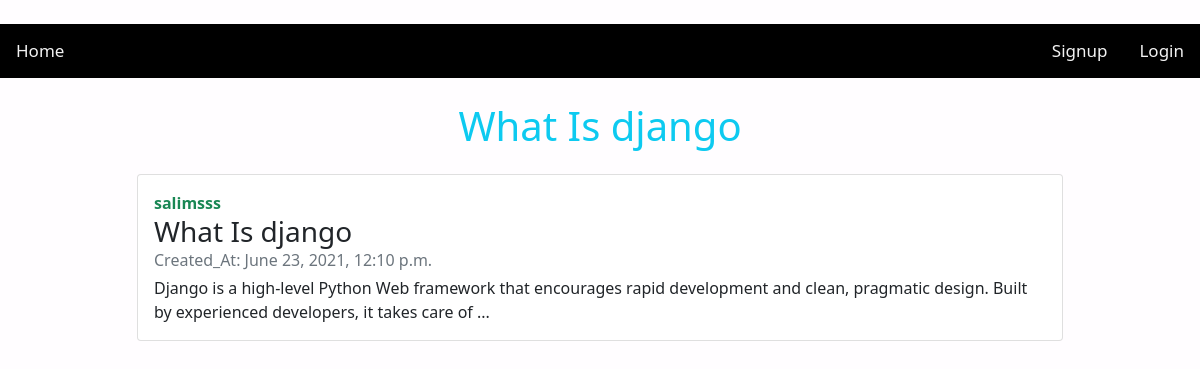
Page /blog_detail/12 on the committed database.
### app/models.py (models this page shows, shortened)
class Blog(models.Model):
    user = models.ForeignKey(User,on_delete=models.CASCADE)
    title = models.CharField(max_length=300)
    description = models.TextField(max_length=5000)
    creat_at = models.DateTimeField(auto_now_add=True)
    updated_at = models.DateTimeField(auto_now=True)

### app/views.py (the view)
# urls.py: path('blog_detail/<str:id>',blog_detail,name='blog_detail'),
def blog_detail(request,id):
    blog = Blog.objects.get(id=id)
    context = {'blog':blog}
    return render(request,'blog_detail.html',context)

### app/templates/blog_detail.html (shortened to what this page needs)
<!doctype html>
<html lang="en">
  <head>
    <link href="https://cdn.jsdelivr.net/npm/bootstrap@5.0.1/dist/css/bootstrap.min.css" rel="stylesheet">
    <link rel="stylesheet" href="https://cdnjs.cloudflare.com/ajax/libs/font-awesome/4.7.0/css/font-awesome.min.css">
  </head>
      </head>
      <div class="topnav my-4">
        <a class="" href="/">Home</a>
        {% if user.is_authenticated %}
        <a href="/profile" class="text-ligth" style="float: right;">Hello {{user.first_name}}</a>
        <a href="/logout" style="float:right">Logout</a>
        <a href="/blog_post">AddPost</a>
        <a href="/product">Product</a>
        <a href="/add_product">Add Product</a>
        {% if user.id == blog.user_id %}
        <a href="/delete/{{blog.id}}" class=" btn btn-danger" style="float:right">Delete</a>
        <a href="/edit/{{blog.id}}" style="float:right" class=" btn btn-warning mx-3">Edit</a>
        {% endif %}
        {% else %}
        <a href="/login" style="float:right">Login</a>
        <a href="/signup" style="float:right">Signup</a>
        {% endif %}
      </div>
    <body>
<h1 class="text-center text-info">{{blog.title}}</h1>
<div class="container">
<div class="row my-4 ">
    <div class="col-sm-10 mx-auto">
      <div class="card mb-3">
        <div class="card-body">
          <strong class="d-inline-block text-success">{{blog.user}}</strong>
          <h3 class="mb-0">{{blog.title}}</h3>
          <div class="mb-1 text-muted"> Created_At: {{blog.creat_at}}</div>
          <p class="mb-auto">{{blog.description}}</p>
        </div>
      </div>
    </div>
</div>
</div>
  </body>
</html>

### app/templates/blog_detail.html (style rules this page uses)
body { background:rgb(255, 253, 255); }
.topnav { overflow: hidden; background-color: rgb(0, 0, 0); }
.topnav a { float: left; color: #f2f2f2; text-align: center; padding: 14px 16px; text-decoration: none; font-size: 17px; }

### rows in the picture
Blog: title "What Is django", user "salimsss", creat_at "June 23, 2021, 12:10 p.m.", description "Django is a high-level Python Web framework that encourages rapid development and clean, pragmatic design. Built by experienced developers, it takes care of ..."
